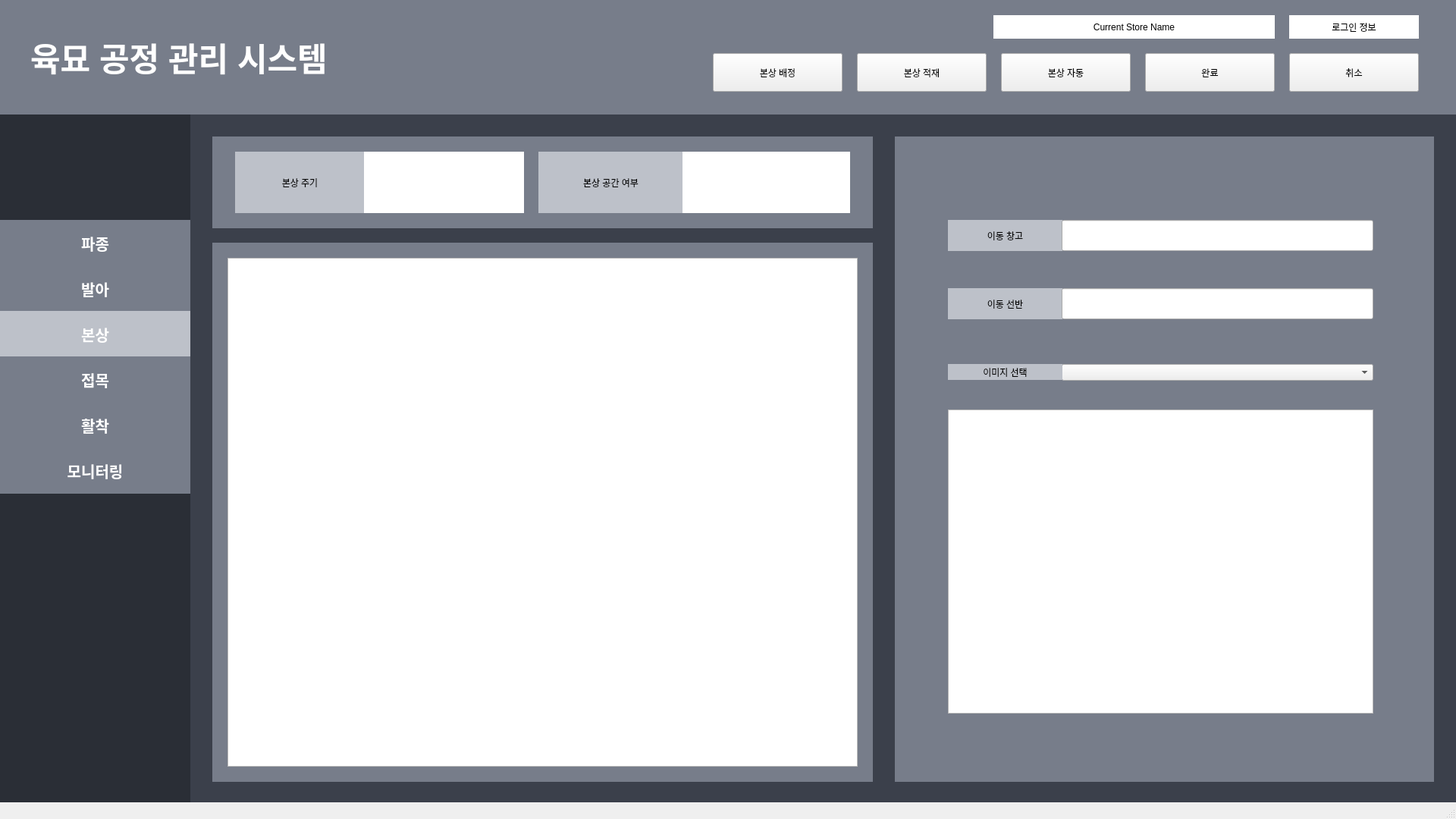
<?xml version="1.0" encoding="UTF-8"?>
<ui version="4.0">
 <class>MainWindow</class>
 <widget class="QMainWindow" name="MainWindow">
  <property name="geometry">
   <rect>
    <x>0</x>
    <y>0</y>
    <width>1920</width>
    <height>1080</height>
   </rect>
  </property>
  <property name="windowTitle">
   <string>MainWindow</string>
  </property>
  <widget class="QWidget" name="centralwidget">
   <widget class="QLabel" name="background_label">
    <property name="geometry">
     <rect>
      <x>90</x>
      <y>0</y>
      <width>1831</width>
      <height>1081</height>
     </rect>
    </property>
    <property name="styleSheet">
     <string notr="true">background-color: #3B404B;</string>
    </property>
    <property name="text">
     <string/>
    </property>
   </widget>
   <widget class="QLabel" name="sidebarBackgroundLabel">
    <property name="geometry">
     <rect>
      <x>0</x>
      <y>150</y>
      <width>251</width>
      <height>921</height>
     </rect>
    </property>
    <property name="styleSheet">
     <string notr="true">background-color: #2A2E36;</string>
    </property>
    <property name="text">
     <string/>
    </property>
   </widget>
   <widget class="QLabel" name="upperBarLabel">
    <property name="geometry">
     <rect>
      <x>0</x>
      <y>0</y>
      <width>1921</width>
      <height>151</height>
     </rect>
    </property>
    <property name="styleSheet">
     <string notr="true">background-color: #777D8A;</string>
    </property>
    <property name="text">
     <string/>
    </property>
   </widget>
   <widget class="QLabel" name="contentBackgroundLabel_2">
    <property name="geometry">
     <rect>
      <x>1180</x>
      <y>180</y>
      <width>711</width>
      <height>201</height>
     </rect>
    </property>
    <property name="styleSheet">
     <string notr="true">background-color: #777D8A;</string>
    </property>
    <property name="text">
     <string/>
    </property>
   </widget>
   <widget class="QLabel" name="loginStatusLabel">
    <property name="geometry">
     <rect>
      <x>1700</x>
      <y>20</y>
      <width>171</width>
      <height>31</height>
     </rect>
    </property>
    <property name="styleSheet">
     <string notr="true">background-color: white;</string>
    </property>
    <property name="text">
     <string>로그인 정보</string>
    </property>
    <property name="alignment">
     <set>Qt::AlignCenter</set>
    </property>
   </widget>
   <widget class="QLabel" name="sowingButtonLabel">
    <property name="geometry">
     <rect>
      <x>0</x>
      <y>290</y>
      <width>251</width>
      <height>61</height>
     </rect>
    </property>
    <property name="font">
     <font>
      <pointsize>15</pointsize>
      <weight>75</weight>
      <bold>true</bold>
     </font>
    </property>
    <property name="styleSheet">
     <string notr="true">background-color: #777D8A;
color: white;
border: 0.4em inset  #3B404B;</string>
    </property>
    <property name="text">
     <string>파종</string>
    </property>
    <property name="alignment">
     <set>Qt::AlignCenter</set>
    </property>
   </widget>
   <widget class="QLabel" name="buddingButtonLabel">
    <property name="geometry">
     <rect>
      <x>0</x>
      <y>350</y>
      <width>251</width>
      <height>61</height>
     </rect>
    </property>
    <property name="font">
     <font>
      <pointsize>15</pointsize>
      <weight>75</weight>
      <bold>true</bold>
     </font>
    </property>
    <property name="styleSheet">
     <string notr="true">background-color: #777D8A;
color: white;
border: 0.4em inset  #3B404B;</string>
    </property>
    <property name="text">
     <string>발아</string>
    </property>
    <property name="alignment">
     <set>Qt::AlignCenter</set>
    </property>
   </widget>
   <widget class="QLabel" name="raisingButtonLabel">
    <property name="geometry">
     <rect>
      <x>0</x>
      <y>410</y>
      <width>251</width>
      <height>61</height>
     </rect>
    </property>
    <property name="font">
     <font>
      <pointsize>15</pointsize>
      <weight>75</weight>
      <bold>true</bold>
     </font>
    </property>
    <property name="styleSheet">
     <string notr="true">background-color: #BDC1C9;
color: white;
border: 0.4em inset  #3B404B;</string>
    </property>
    <property name="text">
     <string>본상</string>
    </property>
    <property name="alignment">
     <set>Qt::AlignCenter</set>
    </property>
   </widget>
   <widget class="QLabel" name="graftingButtonLabel">
    <property name="geometry">
     <rect>
      <x>0</x>
      <y>470</y>
      <width>251</width>
      <height>61</height>
     </rect>
    </property>
    <property name="font">
     <font>
      <pointsize>15</pointsize>
      <weight>75</weight>
      <bold>true</bold>
     </font>
    </property>
    <property name="styleSheet">
     <string notr="true">background-color: #777D8A;
color: white;
border: 0.4em inset  #3B404B;</string>
    </property>
    <property name="text">
     <string>접목</string>
    </property>
    <property name="alignment">
     <set>Qt::AlignCenter</set>
    </property>
   </widget>
   <widget class="QLabel" name="takingButtonLabel">
    <property name="geometry">
     <rect>
      <x>0</x>
      <y>530</y>
      <width>251</width>
      <height>61</height>
     </rect>
    </property>
    <property name="font">
     <font>
      <pointsize>15</pointsize>
      <weight>75</weight>
      <bold>true</bold>
     </font>
    </property>
    <property name="styleSheet">
     <string notr="true">background-color: #777D8A;
color: white;
border: 0.4em inset  #3B404B;</string>
    </property>
    <property name="text">
     <string>활착</string>
    </property>
    <property name="alignment">
     <set>Qt::AlignCenter</set>
    </property>
   </widget>
   <widget class="QLabel" name="monitoringButtonLabel">
    <property name="geometry">
     <rect>
      <x>0</x>
      <y>590</y>
      <width>251</width>
      <height>61</height>
     </rect>
    </property>
    <property name="font">
     <font>
      <pointsize>15</pointsize>
      <weight>75</weight>
      <bold>true</bold>
     </font>
    </property>
    <property name="styleSheet">
     <string notr="true">background-color: #777D8A;
color: white;
border: 0.4em inset  #3B404B;</string>
    </property>
    <property name="text">
     <string>모니터링</string>
    </property>
    <property name="alignment">
     <set>Qt::AlignCenter</set>
    </property>
   </widget>
   <widget class="QLabel" name="contentBackgroundLabel_3">
    <property name="geometry">
     <rect>
      <x>280</x>
      <y>320</y>
      <width>871</width>
      <height>711</height>
     </rect>
    </property>
    <property name="styleSheet">
     <string notr="true">background-color: #777D8A;</string>
    </property>
    <property name="text">
     <string/>
    </property>
   </widget>
   <widget class="QTableView" name="presentJobTableView">
    <property name="geometry">
     <rect>
      <x>300</x>
      <y>340</y>
      <width>831</width>
      <height>671</height>
     </rect>
    </property>
    <property name="styleSheet">
     <string notr="true">overflow-y: scroll;</string>
    </property>
    <attribute name="horizontalHeaderVisible">
     <bool>false</bool>
    </attribute>
    <attribute name="horizontalHeaderCascadingSectionResizes">
     <bool>true</bool>
    </attribute>
   </widget>
   <widget class="QLabel" name="guideInfoLabel">
    <property name="geometry">
     <rect>
      <x>1220</x>
      <y>210</y>
      <width>151</width>
      <height>41</height>
     </rect>
    </property>
    <property name="styleSheet">
     <string notr="true">background-color: #BDC1C9;</string>
    </property>
    <property name="text">
     <string>생산 품목</string>
    </property>
    <property name="alignment">
     <set>Qt::AlignCenter</set>
    </property>
   </widget>
   <widget class="QLabel" name="guideInfoInputLabel">
    <property name="geometry">
     <rect>
      <x>1370</x>
      <y>210</y>
      <width>161</width>
      <height>41</height>
     </rect>
    </property>
    <property name="styleSheet">
     <string notr="true">background-color: white;</string>
    </property>
    <property name="text">
     <string/>
    </property>
    <property name="alignment">
     <set>Qt::AlignCenter</set>
    </property>
   </widget>
   <widget class="QLabel" name="guideInfoLabel_2">
    <property name="geometry">
     <rect>
      <x>1550</x>
      <y>210</y>
      <width>151</width>
      <height>41</height>
     </rect>
    </property>
    <property name="styleSheet">
     <string notr="true">background-color: #BDC1C9;</string>
    </property>
    <property name="text">
     <string>육묘 개수</string>
    </property>
    <property name="alignment">
     <set>Qt::AlignCenter</set>
    </property>
   </widget>
   <widget class="QLabel" name="guideInfoInputLabel_2">
    <property name="geometry">
     <rect>
      <x>1700</x>
      <y>210</y>
      <width>161</width>
      <height>41</height>
     </rect>
    </property>
    <property name="styleSheet">
     <string notr="true">background-color: white;</string>
    </property>
    <property name="text">
     <string/>
    </property>
    <property name="alignment">
     <set>Qt::AlignCenter</set>
    </property>
   </widget>
   <widget class="QLabel" name="guideInfoLabel_3">
    <property name="geometry">
     <rect>
      <x>1220</x>
      <y>260</y>
      <width>151</width>
      <height>41</height>
     </rect>
    </property>
    <property name="styleSheet">
     <string notr="true">background-color: #BDC1C9;</string>
    </property>
    <property name="text">
     <string>시작 일자</string>
    </property>
    <property name="alignment">
     <set>Qt::AlignCenter</set>
    </property>
   </widget>
   <widget class="QLabel" name="guideInfoInputLabel_3">
    <property name="geometry">
     <rect>
      <x>1370</x>
      <y>260</y>
      <width>161</width>
      <height>41</height>
     </rect>
    </property>
    <property name="styleSheet">
     <string notr="true">background-color: white;</string>
    </property>
    <property name="text">
     <string/>
    </property>
    <property name="alignment">
     <set>Qt::AlignCenter</set>
    </property>
   </widget>
   <widget class="QLabel" name="guideInfoLabel_4">
    <property name="geometry">
     <rect>
      <x>1550</x>
      <y>260</y>
      <width>151</width>
      <height>41</height>
     </rect>
    </property>
    <property name="styleSheet">
     <string notr="true">background-color: #BDC1C9;</string>
    </property>
    <property name="text">
     <string>종료 일자</string>
    </property>
    <property name="alignment">
     <set>Qt::AlignCenter</set>
    </property>
   </widget>
   <widget class="QLabel" name="guideInfoInputLabel_4">
    <property name="geometry">
     <rect>
      <x>1700</x>
      <y>260</y>
      <width>161</width>
      <height>41</height>
     </rect>
    </property>
    <property name="styleSheet">
     <string notr="true">background-color: white;</string>
    </property>
    <property name="text">
     <string/>
    </property>
    <property name="alignment">
     <set>Qt::AlignCenter</set>
    </property>
   </widget>
   <widget class="QLabel" name="guideInfoLabel_5">
    <property name="geometry">
     <rect>
      <x>1220</x>
      <y>310</y>
      <width>151</width>
      <height>41</height>
     </rect>
    </property>
    <property name="styleSheet">
     <string notr="true">background-color: #BDC1C9;</string>
    </property>
    <property name="text">
     <string>카메라 주기</string>
    </property>
    <property name="alignment">
     <set>Qt::AlignCenter</set>
    </property>
   </widget>
   <widget class="QLabel" name="guideInfoInputLabel_5">
    <property name="geometry">
     <rect>
      <x>1370</x>
      <y>310</y>
      <width>161</width>
      <height>41</height>
     </rect>
    </property>
    <property name="styleSheet">
     <string notr="true">background-color: white;</string>
    </property>
    <property name="text">
     <string/>
    </property>
    <property name="alignment">
     <set>Qt::AlignCenter</set>
    </property>
   </widget>
   <widget class="QLabel" name="guideInfoLabel_6">
    <property name="geometry">
     <rect>
      <x>1550</x>
      <y>310</y>
      <width>151</width>
      <height>41</height>
     </rect>
    </property>
    <property name="styleSheet">
     <string notr="true">background-color: #BDC1C9;</string>
    </property>
    <property name="text">
     <string>관수 주기</string>
    </property>
    <property name="alignment">
     <set>Qt::AlignCenter</set>
    </property>
   </widget>
   <widget class="QLabel" name="guideInfoInputLabel_6">
    <property name="geometry">
     <rect>
      <x>1700</x>
      <y>310</y>
      <width>161</width>
      <height>41</height>
     </rect>
    </property>
    <property name="styleSheet">
     <string notr="true">background-color: white;</string>
    </property>
    <property name="text">
     <string/>
    </property>
    <property name="alignment">
     <set>Qt::AlignCenter</set>
    </property>
   </widget>
   <widget class="QLabel" name="contentBackgroundLabel_4">
    <property name="geometry">
     <rect>
      <x>1180</x>
      <y>400</y>
      <width>711</width>
      <height>631</height>
     </rect>
    </property>
    <property name="styleSheet">
     <string notr="true">background-color: #777D8A;</string>
    </property>
    <property name="text">
     <string/>
    </property>
   </widget>
   <widget class="QLabel" name="InfoLabel_10">
    <property name="geometry">
     <rect>
      <x>1220</x>
      <y>420</y>
      <width>151</width>
      <height>41</height>
     </rect>
    </property>
    <property name="styleSheet">
     <string notr="true">background-color: #BDC1C9;</string>
    </property>
    <property name="text">
     <string>특이 사항</string>
    </property>
    <property name="alignment">
     <set>Qt::AlignCenter</set>
    </property>
   </widget>
   <widget class="QPushButton" name="clearPushButton">
    <property name="geometry">
     <rect>
      <x>1510</x>
      <y>70</y>
      <width>171</width>
      <height>51</height>
     </rect>
    </property>
    <property name="text">
     <string>완료</string>
    </property>
   </widget>
   <widget class="QPushButton" name="cancelPushButton">
    <property name="geometry">
     <rect>
      <x>1700</x>
      <y>70</y>
      <width>171</width>
      <height>51</height>
     </rect>
    </property>
    <property name="text">
     <string>취소</string>
    </property>
   </widget>
   <widget class="QLabel" name="titleLabel">
    <property name="geometry">
     <rect>
      <x>40</x>
      <y>40</y>
      <width>531</width>
      <height>71</height>
     </rect>
    </property>
    <property name="font">
     <font>
      <pointsize>32</pointsize>
      <weight>75</weight>
      <bold>true</bold>
     </font>
    </property>
    <property name="styleSheet">
     <string notr="true">color: white;</string>
    </property>
    <property name="text">
     <string>육묘 공정 관리 시스템</string>
    </property>
   </widget>
   <widget class="QLineEdit" name="lineEdit_10">
    <property name="geometry">
     <rect>
      <x>1220</x>
      <y>460</y>
      <width>641</width>
      <height>551</height>
     </rect>
    </property>
    <property name="alignment">
     <set>Qt::AlignLeading|Qt::AlignLeft|Qt::AlignTop</set>
    </property>
   </widget>
   <widget class="QPushButton" name="selectStorePushButton">
    <property name="geometry">
     <rect>
      <x>1320</x>
      <y>70</y>
      <width>171</width>
      <height>51</height>
     </rect>
    </property>
    <property name="text">
     <string>본상 자동</string>
    </property>
   </widget>
   <widget class="QPushButton" name="settingStoreButton">
    <property name="geometry">
     <rect>
      <x>1130</x>
      <y>70</y>
      <width>171</width>
      <height>51</height>
     </rect>
    </property>
    <property name="text">
     <string>본상 적재</string>
    </property>
   </widget>
   <widget class="QLabel" name="currentStoreInfoInputLabel">
    <property name="geometry">
     <rect>
      <x>1310</x>
      <y>20</y>
      <width>371</width>
      <height>31</height>
     </rect>
    </property>
    <property name="styleSheet">
     <string notr="true">background-color: white;</string>
    </property>
    <property name="text">
     <string>Current Store Name</string>
    </property>
    <property name="alignment">
     <set>Qt::AlignCenter</set>
    </property>
   </widget>
   <widget class="QLabel" name="contentBackgroundLabel_5">
    <property name="geometry">
     <rect>
      <x>280</x>
      <y>180</y>
      <width>871</width>
      <height>121</height>
     </rect>
    </property>
    <property name="styleSheet">
     <string notr="true">background-color: #777D8A;</string>
    </property>
    <property name="text">
     <string/>
    </property>
   </widget>
   <widget class="QLabel" name="guideInfoLabel_7">
    <property name="geometry">
     <rect>
      <x>310</x>
      <y>200</y>
      <width>171</width>
      <height>81</height>
     </rect>
    </property>
    <property name="styleSheet">
     <string notr="true">background-color: #BDC1C9;</string>
    </property>
    <property name="text">
     <string>본상 주기</string>
    </property>
    <property name="alignment">
     <set>Qt::AlignCenter</set>
    </property>
   </widget>
   <widget class="QLabel" name="guideInfoInputLabel_7">
    <property name="geometry">
     <rect>
      <x>480</x>
      <y>200</y>
      <width>211</width>
      <height>81</height>
     </rect>
    </property>
    <property name="styleSheet">
     <string notr="true">background-color: white;</string>
    </property>
    <property name="text">
     <string/>
    </property>
    <property name="alignment">
     <set>Qt::AlignCenter</set>
    </property>
   </widget>
   <widget class="QLabel" name="guideInfoLabel_8">
    <property name="geometry">
     <rect>
      <x>710</x>
      <y>200</y>
      <width>191</width>
      <height>81</height>
     </rect>
    </property>
    <property name="styleSheet">
     <string notr="true">background-color: #BDC1C9;</string>
    </property>
    <property name="text">
     <string>본상 공간 여부</string>
    </property>
    <property name="alignment">
     <set>Qt::AlignCenter</set>
    </property>
   </widget>
   <widget class="QLabel" name="guideInfoInputLabel_8">
    <property name="geometry">
     <rect>
      <x>900</x>
      <y>200</y>
      <width>221</width>
      <height>81</height>
     </rect>
    </property>
    <property name="styleSheet">
     <string notr="true">background-color: white;</string>
    </property>
    <property name="text">
     <string/>
    </property>
    <property name="alignment">
     <set>Qt::AlignCenter</set>
    </property>
   </widget>
   <widget class="QPushButton" name="settingGatePushButton">
    <property name="geometry">
     <rect>
      <x>940</x>
      <y>70</y>
      <width>171</width>
      <height>51</height>
     </rect>
    </property>
    <property name="text">
     <string>본상 배정</string>
    </property>
   </widget>
   <widget class="QLabel" name="contentTestBackgroundLabel">
    <property name="geometry">
     <rect>
      <x>1180</x>
      <y>180</y>
      <width>711</width>
      <height>841</height>
     </rect>
    </property>
    <property name="styleSheet">
     <string notr="true">background-color: #777D8A;</string>
    </property>
    <property name="text">
     <string/>
    </property>
   </widget>
   <widget class="QLabel" name="guideTestInfoLabel">
    <property name="geometry">
     <rect>
      <x>1250</x>
      <y>290</y>
      <width>151</width>
      <height>41</height>
     </rect>
    </property>
    <property name="styleSheet">
     <string notr="true">background-color: #BDC1C9;</string>
    </property>
    <property name="text">
     <string>이동 창고</string>
    </property>
    <property name="alignment">
     <set>Qt::AlignCenter</set>
    </property>
   </widget>
   <widget class="QLabel" name="guideTestInfoLabel_2">
    <property name="geometry">
     <rect>
      <x>1250</x>
      <y>380</y>
      <width>151</width>
      <height>41</height>
     </rect>
    </property>
    <property name="styleSheet">
     <string notr="true">background-color: #BDC1C9;</string>
    </property>
    <property name="text">
     <string>이동 선반</string>
    </property>
    <property name="alignment">
     <set>Qt::AlignCenter</set>
    </property>
   </widget>
   <widget class="QLineEdit" name="guideTestInfoInputLabel">
    <property name="geometry">
     <rect>
      <x>1400</x>
      <y>290</y>
      <width>411</width>
      <height>41</height>
     </rect>
    </property>
   </widget>
   <widget class="QLineEdit" name="guideTestInfoInputLabel_2">
    <property name="geometry">
     <rect>
      <x>1400</x>
      <y>380</y>
      <width>411</width>
      <height>41</height>
     </rect>
    </property>
   </widget>
   <widget class="QComboBox" name="comboBox">
    <property name="geometry">
     <rect>
      <x>1400</x>
      <y>480</y>
      <width>411</width>
      <height>22</height>
     </rect>
    </property>
   </widget>
   <widget class="QLabel" name="guideTestInfoLabel_3">
    <property name="geometry">
     <rect>
      <x>1250</x>
      <y>480</y>
      <width>151</width>
      <height>21</height>
     </rect>
    </property>
    <property name="styleSheet">
     <string notr="true">background-color: #BDC1C9;</string>
    </property>
    <property name="text">
     <string>이미지 선택</string>
    </property>
    <property name="alignment">
     <set>Qt::AlignCenter</set>
    </property>
   </widget>
   <widget class="QGraphicsView" name="graphicsView">
    <property name="geometry">
     <rect>
      <x>1250</x>
      <y>540</y>
      <width>561</width>
      <height>401</height>
     </rect>
    </property>
   </widget>
  </widget>
  <widget class="QStatusBar" name="statusbar"/>
 </widget>
 <resources/>
 <connections/>
</ui>
